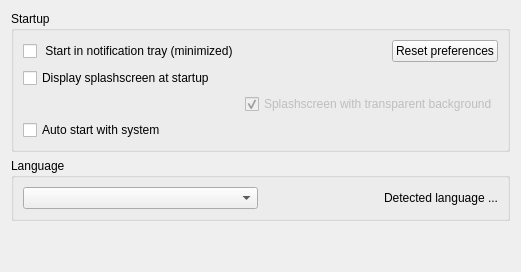
         <widget class="QWidget" name="tab_3">
          <attribute name="icon">
           <iconset resource="../res/hotshots.qrc">
            <normaloff>:/hotshots/startup.png</normaloff>:/hotshots/startup.png</iconset>
          </attribute>
          <attribute name="title">
           <string>Startup</string>
          </attribute>
          <layout class="QGridLayout" name="gridLayout_17">
           <item row="1" column="0">
            <widget class="QGroupBox" name="groupBoxLang">
             <property name="title">
              <string>Language</string>
             </property>
             <layout class="QGridLayout" name="gridLayout_14">
              <item row="0" column="0">
               <widget class="QComboBox" name="comboBoxLanguage"/>
              </item>
              <item row="0" column="1">
               <widget class="QLabel" name="labelDetectedLanguage">
                <property name="text">
                 <string>Detected language ...</string>
                </property>
                <property name="alignment">
                 <set>Qt::AlignRight|Qt::AlignTrailing|Qt::AlignVCenter</set>
                </property>
               </widget>
              </item>
             </layout>
            </widget>
           </item>
           <item row="0" column="0">
            <widget class="QGroupBox" name="groupBox_3">
             <property name="title">
              <string>Startup</string>
             </property>
             <layout class="QGridLayout" name="gridLayout_10">
              <item row="0" column="0">
               <widget class="QCheckBox" name="checkBoxStartInTray">
                <property name="text">
                 <string> Start in notification tray (minimized)</string>
                </property>
               </widget>
              </item>
              <item row="1" column="0">
               <widget class="QCheckBox" name="checkBoxSplashscreenAtStartup">
                <property name="text">
                 <string>Display splashscreen at startup</string>
                </property>
               </widget>
              </item>
              <item row="3" column="0">
               <widget class="QCheckBox" name="checkBoxStartWithSystem">
                <property name="text">
                 <string>Auto start with system</string>
                </property>
               </widget>
              </item>
              <item row="0" column="2">
               <widget class="QPushButton" name="pushButtonResetPreferences">
                <property name="text">
                 <string>Reset preferences</string>
                </property>
                <property name="icon">
                 <iconset resource="../res/hotshots.qrc">
                  <normaloff>:/hotshots/reset.png</normaloff>:/hotshots/reset.png</iconset>
                </property>
               </widget>
              </item>
              <item row="0" column="1">
               <spacer name="horizontalSpacer_4">
                <property name="orientation">
                 <enum>Qt::Horizontal</enum>
                </property>
                <property name="sizeHint" stdset="0">
                 <size>
                  <width>10</width>
                  <height>20</height>
                 </size>
                </property>
               </spacer>
              </item>
              <item row="2" column="1" colspan="2">
               <widget class="QCheckBox" name="checkBoxSplashscreenTransparentBackground">
                <property name="enabled">
                 <bool>false</bool>
                </property>
                <property name="sizePolicy">
                 <sizepolicy hsizetype="Preferred" vsizetype="Fixed">
                  <horstretch>0</horstretch>
                  <verstretch>0</verstretch>
                 </sizepolicy>
                </property>
                <property name="text">
                 <string>Splashscreen with transparent background</string>
                </property>
                <property name="checked">
                 <bool>true</bool>
                </property>
               </widget>
              </item>
             </layout>
            </widget>
           </item>
           <item row="2" column="0">
            <spacer name="verticalSpacer_2">
             <property name="orientation">
              <enum>Qt::Vertical</enum>
             </property>
             <property name="sizeHint" stdset="0">
              <size>
               <width>20</width>
               <height>40</height>
              </size>
             </property>
            </spacer>
           </item>
          </layout>
         </widget>
